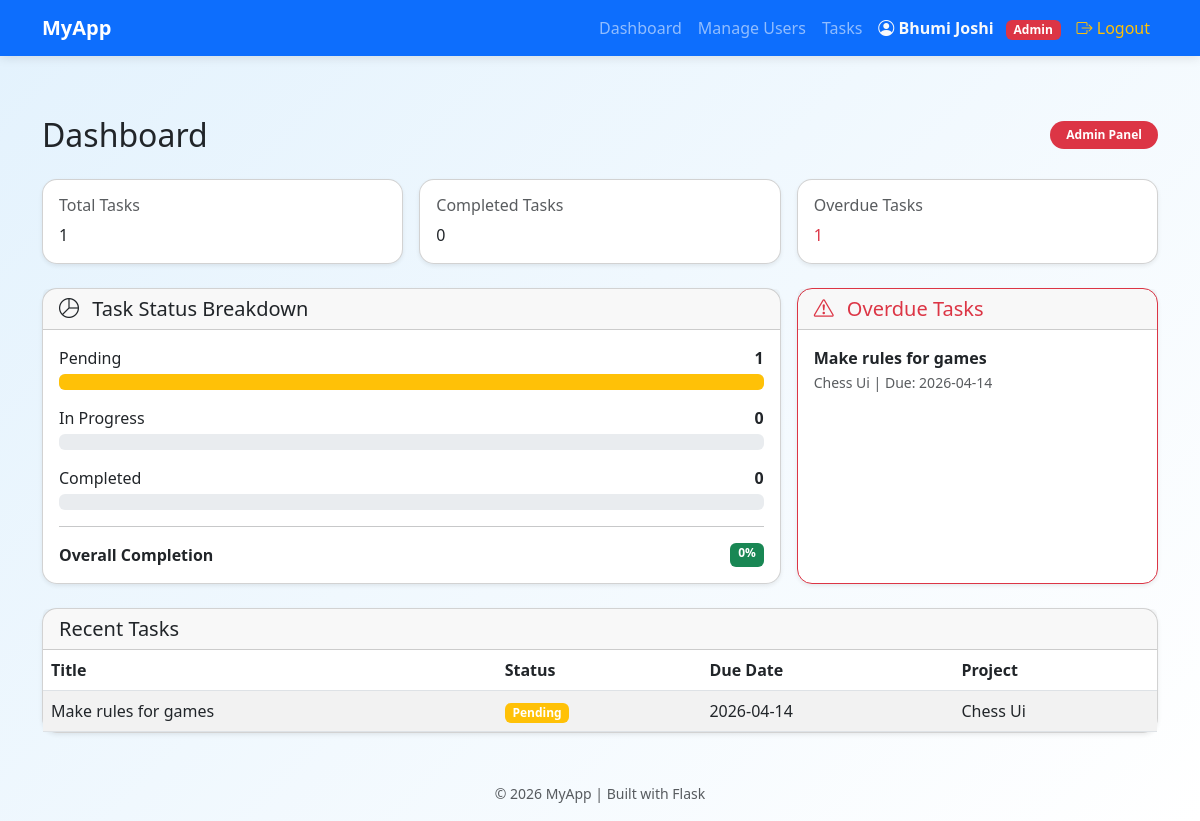
The app's page /dashboard (signed in) with its own data.
### tables this page shows
CREATE TABLE tasks (
    id INTEGER PRIMARY KEY AUTOINCREMENT,
    title TEXT NOT NULL,
    description TEXT NOT NULL,
    status TEXT NOT NULL CHECK(status IN ('Pending', 'In Progress', 'Completed')),
    due_date TEXT,
    assigned_to INTEGER NOT NULL,
    project_id INTEGER NOT NULL,
    FOREIGN KEY(assigned_to) REFERENCES users(id) ON DELETE CASCADE,
    FOREIGN KEY(project_id) REFERENCES projects(id) ON DELETE CASCADE
);

CREATE TABLE projects (
    id INTEGER PRIMARY KEY AUTOINCREMENT,
    name TEXT NOT NULL,
    description TEXT NOT NULL,
    created_by INTEGER NOT NULL,
    FOREIGN KEY(created_by) REFERENCES users(id) ON DELETE CASCADE
);

### routes/web.py (the view, shortened to what this page needs)
@web_bp.route("/dashboard")
@login_required
def dashboard():
    role = session.get("role")
    user_id = session.get("user_id")
    if role == "Admin":
        all_tasks = query_all("""
            SELECT t.*, p.name AS project_name
            FROM tasks t
            JOIN projects p ON p.id = t.project_id
            ORDER BY t.id DESC
        """)
    total_tasks = len(all_tasks)
    completed_tasks = sum(1 for t in all_tasks if t["status"] == "Completed")
    pending_tasks = sum(1 for t in all_tasks if t["status"] == "Pending")
    in_progress_tasks = sum(1 for t in all_tasks if t["status"] == "In Progress")
    today = date.today().isoformat()
    overdue_tasks = sum(
        1 for t in all_tasks
        if t["due_date"] and t["status"] != "Completed" and t["due_date"] < today
    )
    completion_percentage = int((completed_tasks / total_tasks) * 100) if total_tasks else 0
    overdue_list = [
        t for t in all_tasks
        if t["due_date"] and t["status"] != "Completed" and t["due_date"] < today
    ][:5]
    return render_template(
        "dashboard.html",
        tasks=all_tasks,
        total_tasks=total_tasks,
        completed_tasks=completed_tasks,
        pending_tasks=pending_tasks,
        in_progress_tasks=in_progress_tasks,
        overdue_tasks=overdue_tasks,
        completion_percentage=completion_percentage,
        overdue_list=overdue_list,
    )

### db.py (called while the page is built)
def get_db():
    if "db" not in g:
        g.db = sqlite3.connect(current_app.config["DATABASE_PATH"])
        g.db.row_factory = sqlite3.Row
        g.db.execute("PRAGMA foreign_keys = ON")
    return g.db

def query_all(sql, params=()):
    return get_db().execute(sql, params).fetchall()

### routes/auth.py (called while the page is built)
def login_required(view_func):
    @wraps(view_func)
    def wrapper(*args, **kwargs):
        if "user_id" not in session:
            flash("Please login first.", "warning")
            return redirect(url_for("auth.user_login"))
        return view_func(*args, **kwargs)
    return wrapper

### templates/dashboard.html (shortened to what this page needs)
{% extends "base.html" %}
{% block content %}
<div class="d-flex justify-content-between align-items-center mb-4">
    <h2 class="section-title mb-0">Dashboard</h2>
    {% if session.get('role') == 'Admin' %}
        <span class="badge bg-danger rounded-pill px-3 py-2">Admin Panel</span>
    {% else %}
        <span class="badge bg-primary rounded-pill px-3 py-2">Member Panel</span>
    {% endif %}
</div>
<div class="row g-3 mb-4">
    <div class="col-md-4">
        <div class="card shadow-sm stat-card h-100">
            <div class="card-body">
                <h6 class="text-muted">Total Tasks</h6>
                <div class="stat-value">{{ total_tasks }}</div>
            </div>
        </div>
    </div>
    <div class="col-md-4">
        <div class="card shadow-sm stat-card h-100">
            <div class="card-body">
                <h6 class="text-muted">Completed Tasks</h6>
                <div class="stat-value">{{ completed_tasks }}</div>
            </div>
        </div>
    </div>
    <div class="col-md-4">
        <div class="card shadow-sm stat-card h-100">
            <div class="card-body">
                <h6 class="text-muted">Overdue Tasks</h6>
                <div class="stat-value text-danger">{{ overdue_tasks }}</div>
            </div>
        </div>
    </div>
</div>
<div class="row g-3 mb-4">
    <div class="col-lg-8">
        <div class="card shadow-sm h-100">
            <div class="card-header">
                <h5 class="mb-0">
                    <i class="bi bi-pie-chart me-2"></i> Task Status Breakdown
                </h5>
            </div>
            <div class="card-body">
                {% set total = total_tasks if total_tasks > 0 else 1 %}
                <div class="mb-3">
                    <div class="d-flex justify-content-between mb-1">
                        <span>Pending</span>
                        <strong>{{ pending_tasks }}</strong>
                    </div>
                    <div class="progress">
                        <div class="progress-bar bg-warning"
                             style="width: {{ ((pending_tasks / total) * 100) | round(0) }}%">
                        </div>
                    </div>
                </div>
                <div class="mb-3">
                    <div class="d-flex justify-content-between mb-1">
                        <span>In Progress</span>
                        <strong>{{ in_progress_tasks }}</strong>
                    </div>
                    <div class="progress">
                    </div>
                </div>
                <div class="mb-3">
                    <div class="d-flex justify-content-between mb-1">
                        <span>Completed</span>
                        <strong>{{ completed_tasks }}</strong>
                    </div>
                    <div class="progress">
                    </div>
                </div>
                <hr>
                <div class="d-flex justify-content-between">
                    <span class="fw-semibold">Overall Completion</span>
                    <span class="badge bg-success">{{ completion_percentage }}%</span>
                </div>
            </div>
        </div>
    </div>
    <div class="col-lg-4">
        <div class="card shadow-sm h-100 border-danger">
            <div class="card-header">
                <h5 class="mb-0 text-danger">
                    <i class="bi bi-exclamation-triangle me-2"></i> Overdue Tasks
                </h5>
            </div>
            <div class="card-body">
                {% if overdue_list %}
                    {% for task in overdue_list %}
                        <div class="mb-3">
                            <div class="fw-semibold">{{ task.title }}</div>
                            <small class="text-muted">
                                {{ task.project_name }} |
                                Due: {{ task.due_date if task.due_date else 'N/A' }}
                            </small>
                        </div>
                    {% endfor %}
                {% else %}
                    <p class="text-success mb-0">
                        No overdue tasks 🎉
                    </p>
                {% endif %}
            </div>
        </div>
    </div>
</div>
<div class="card shadow-sm">
    <div class="card-header">
        <h5 class="mb-0">Recent Tasks</h5>
    </div>
    <div class="table-responsive">
        <table class="table table-striped mb-0">
            <thead>
                <tr>
                    <th>Title</th>
                    <th>Status</th>
                    <th>Due Date</th>
                    <th>Project</th>
                </tr>
            </thead>
            <tbody>
                {% for task in tasks %}
                <tr>
                    <td>{{ task.title }}</td>
                    <td>
                        <span class="badge
                            {% if task.status == 'Pending' %}bg-warning
                            {% elif task.status == 'In Progress' %}bg-info
                            {% else %}bg-success{% endif %}">
                            {{ task.status }}
                        </span>
                    </td>
                    <td>{{ task.due_date if task.due_date else 'N/A' }}</td>
                    <td>{{ task.project_name }}</td>
                </tr>
                {% else %}
                <tr>
                    <td colspan="4" class="text-center text-muted">
                        No tasks found.
                    </td>
                </tr>
                {% endfor %}
            </tbody>
        </table>
    </div>
</div>
{% endblock %}

### templates/base.html (style rules this page uses)
body { background: linear-gradient(135deg, #e3f2fd, #ffffff); min-height: 100vh; }
.card { border-radius: 15px; }

### records on screen
tasks: title "Make rules for games", project_name "Chess Ui", due_date "2026-04-14", status "Pending"

### other values on screen
{{ session.get('user_name') }} "Bhumi Joshi"
{{ session.get('role') }} "Admin"
{{ total_tasks }} "1"
{{ completed_tasks }} "0"
{{ overdue_tasks }} "1"
{{ pending_tasks }} "1"
{{ in_progress_tasks }} "0"
{{ completion_percentage }} "0"
